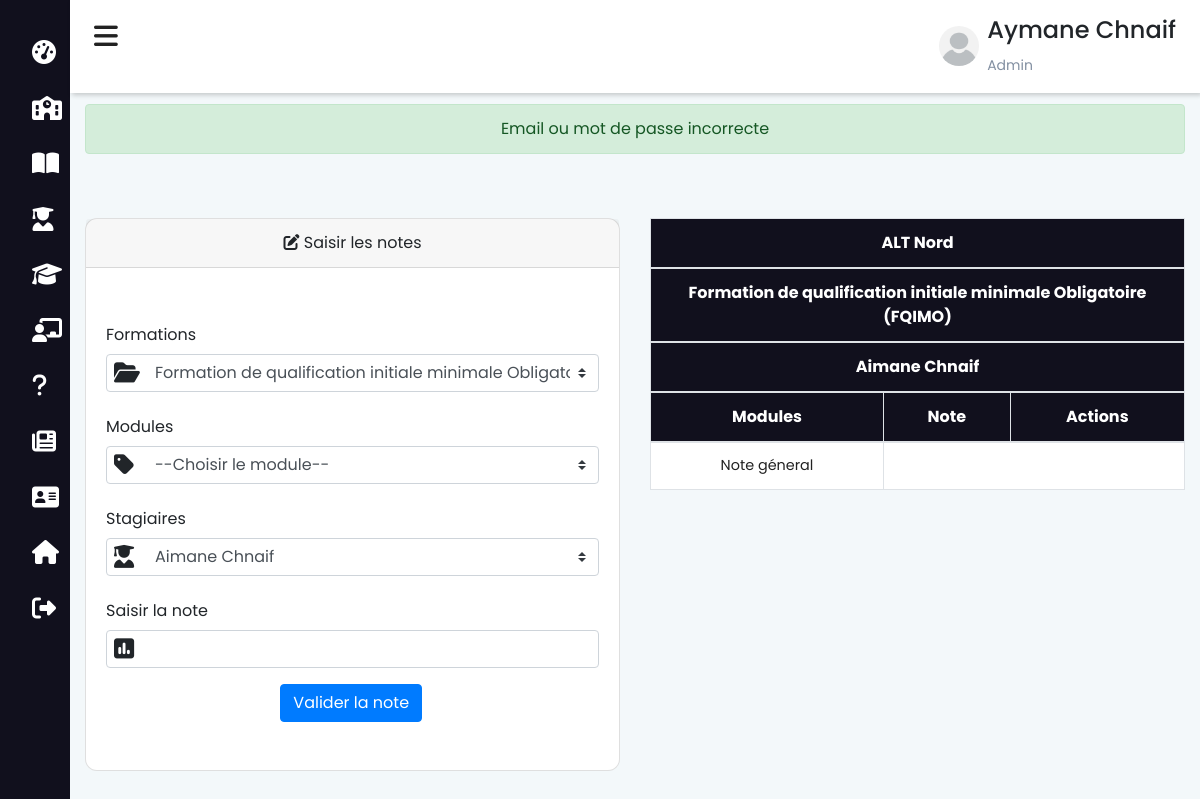
/admin/saisir-notes?id=138 (signed in), run on the app's committed database.
### tables this page shows
CREATE TABLE `formation` (
  `for_id` int(11) NOT NULL,
  `for_nom` varchar(200) NOT NULL,
  `for_nom_arab` varchar(200) NOT NULL,
  `for_pres` text NOT NULL,
  `for_pres_arab` text NOT NULL,
  `for_descr` text NOT NULL,
  `for_desc_arab` text NOT NULL
);

CREATE TABLE `etudiant` (
  `etud_id` int(11) NOT NULL,
  `etud_nom` varchar(200) NOT NULL,
  `etud_nom_arab` varchar(200) NOT NULL,
  `etud_prenom` varchar(200) NOT NULL,
  `etud_prenom_arabe` varchar(200) NOT NULL,
  `etud_email` varchar(200) NOT NULL,
  `etud_telephone` varchar(200) NOT NULL,
  `etud_motdepasse` varchar(200) NOT NULL,
  `etud_cin` varchar(200) NOT NULL,
  `etud_formation` int(11) NOT NULL,
  `etud_naissance` date NOT NULL,
  `etud_lieu_naissance` varchar(50) NOT NULL,
  `etud_adress` varchar(200) NOT NULL,
  `etud_permis` varchar(200) NOT NULL,
  `etud_cat_permis` varchar(200) NOT NULL,
  `etude_carte_pro` varchar(200) NOT NULL,
  `etud_permis_obt` date NOT NULL DEFAULT current_timestamp(),
  `etud_scan_cin` varchar(200) NOT NULL,
  `etud_scan_permis` varchar(200) NOT NULL,
  `etud_scan_visite` varchar(200) NOT NULL,
  `etud_promos` int(11) DEFAULT NULL,
  `etud_image` varchar(500) NOT NULL,
  `etud_inscription` date NOT NULL DEFAULT current_timestamp()
);

### functions/db.php (called while the page is built, shortened)
<?php
    class DBController{
        protected $host = "localhost";
        protected $user = "root";
        protected $password = "";
        protected $db = "ecole";
        public function __construct(){
            $this->conn = mysqli_connect($this->host, $this->user, $this->password, $this->db);
        }
    }
?>

### session.php (called while the page is built, shortened)
<?php
    require("functions/db.php");
    require("functions/etudiant.php");
    $db = new DBController();
    $data = new Etudiant($db);
?>

### functions/etudiant.php (called while the page is built, shortened)
<?php
    class Etudiant{
        public $db = null;
        public function __construct(DBController $db){
            $this->db = $db;
        }
        public function getEtudiantFormation(){
            $result = $this->db->conn->query("SELECT * FROM `formation` INNER JOIN `etudiant` ON for_id=etud_formation ORDER BY etud_prenom ASC");
            $resultArray = array();
            while ($item = mysqli_fetch_array($result, MYSQLI_ASSOC)){
                $resultArray[] = $item;
            }
            return $resultArray;
        }
    }
?>

### admin/saisir-notes.php (the view, shortened to what this page needs)
<?php include_once "../session.php"; ?>
<?php
$id = $_GET['id'];
$etudiants = $data->getEtudiantFormation();
foreach ($etudiants as $etudiant) {
    if ($etudiant['etud_id'] == $id) {
        $etud_id = $etudiant['etud_id'];
        $etud_nom = $etudiant['etud_nom'];
        $etud_prenom = $etudiant['etud_prenom'];
        $for_id = $etudiant['for_id'];
        $for_nom = $etudiant['for_nom'];
    }
}
?>
<!DOCTYPE html>
<html lang="fr">
<head>
    <?php
        include_once "../includes/header.php";
    ?>
</head>
<body>
    <?php include_once "navbar-admin.php"; ?>
    <div class="main-content">
        <header>
            <?php include 'admin.php' ?>
        </header>
        <div class="container mt-5 pt-5 pb-3">
            <?php
            if (isset($_SESSION['status'])) {
            ?>
                <div class='alert alert-success text-center mt-2' role='alert'><?php echo $_SESSION['status'] ?></div>
            <?php
            }
            ?>
            <div class="row">
                <div class="col-md-6 mt-5">
                    <div class="card card-position affichage">
                        <div class="card-header text-center link-font"><i class="fas fa-edit"></i> Saisir les notes</div>
                        <div class="card-body py-5">
                            <form action="" method="POST" enctype="multipart/form-data">
                                <div class="row mb-3">
                                    <label for="categorie" class="col-md-4 col-form-label text-md-end">Formations</label>
                                    <div class="col-md-12">
                                        <div class="d-flex">
                                            <i class="fas fa-folder-open position-awesome"></i>
                                            <select class="custom-select pl-5" name="nameformation">
                                                <option value="<?php echo $for_id ?>"><?php echo $for_nom ?></option>
                                            </select>
                                        </div>
                                    </div>
                                </div>
                                <div class="row mb-3">
                                    <label for="categorie" class="col-md-4 col-form-label text-md-end">Modules</label>
                                    <div class="col-md-12">
                                        <div class="d-flex">
                                            <i class="fas fa-tag position-awesome"></i>
                                            <select class="custom-select pl-5" name="matieres">
                                                <option selected value="">--Choisir le module--</option>
                                            </select>
                                        </div>
                                    </div>
                                </div>
                                <div class="row mb-3">
                                    <label for="categorie" class="col-md-4 col-form-label text-md-end">Stagiaires</label>
                                    <div class="col-md-12">
                                        <div class="d-flex">
                                            <i class="fas fa-user-graduate position-awesome"></i>
                                            <select class="custom-select pl-5" name="etudiants">
                                                <option value="<?php echo $etud_id ?>"><?php echo $etud_prenom . " " . $etud_nom ?></option>
                                            </select>
                                        </div>
                                    </div>
                                </div>
                                <div class="row mb-3">
                                    <label for="note" class="col-md-4 col-form-label text-md-end">Saisir la note</label>
                                    <div class="col-md-12">
                                        <div class="d-flex">
                                            <i class="fas fa-poll position-awesome"></i>
                                            <input id="note" type="number" class="form-control pl-5" min="0" max="20" name="note" value="" autocomplete="note" size="2" autofocus required>
                                        </div>
                                    </div>
                                </div>
                                <div class="row mb-0">
                                    <div class="col-md-8 offset-md-4">
                                        <button type="submit" name="submit" class="btn btn-primary">Valider la note</button>
                                    </div>
                                </div>
                            </form>
                        </div>
                    </div>
                </div>
                <div class="col-md-6">
                    <table class="table table-bordered mt-5 bg-white">
                        <thead class="text-center text-white" style="background-color: #11101d;">
                            <tr>
                                <th scope="col" colspan="5">ALT Nord</th>
                            </tr>
                            <tr>
                                <th scop="col" colspan="5"><?php echo $for_nom ?></th>
                            </tr>
                            <tr>
                                <th scop="col" colspan="5">
                                    <?php echo $etud_prenom . " " . $etud_nom ?>
                                </th>
                            </tr>
                            <tr>
                                <th scope="col">Modules</th>
                                <th scope="col">Note</th>
                                <th scope="col">Actions</th>
                            </tr>
                        </thead>
                        <tbody class="text-center">
                            <tr>
                                <td>Note géneral</td>
                            </tr>
                        </tbody>
                    </table>
                </div>
            </div>
        </div>
    </div>
</body>
</html>

### includes/style.php (style rules this page uses)
body { background-color: #F3F8FA; }
.position-awesome { position: absolute; font-size: 23px; margin-top: 7px; margin-left: 8px; z-index: 2; }
html { scroll-behavior: smooth; }
* { -webkit-box-sizing: border-box; -moz-box-sizing: border-box; box-sizing: border-box; position: relative; }
:root { --main-color: #11101d; --color-dark: #1D2231; --text-grey: #8390A2; }
* { font-family: 'Poppins', sans-serif; }
.main-content { transition: margin-left 300ms; margin-left: 255px; }
header { background: #fff; display: flex; justify-content: space-between; padding: 1rem 1.5rem; box-shadow: 2px 2px 5px rgba(0, 0, 0, 0.2); position: fixed; left: 254px; top: 0; z-index: 100; width: calc(100% - 254px); transition: left 300ms; }
.card { background: #fff; border-radius: 12px; }
table { border-collapse: collapse; }
thead tr { border-top: 1px solid #f0f0f0; border-bottom: 2px solid #f0f0f0; }
td { padding: .5rem 1rem; font-size: .9rem; color: #222; }
@media only screen and (max-width: 1200px) { .main-content { margin-left: 70px; } }
@media only screen and (max-width: 1200px) { .main-content header { width: calc(100% - 70px); left: 70px; } }

### admin/navbar-admin.php (style rules this page uses)
* { padding: 0; margin: 0; box-sizing: border-box; list-style: none; text-decoration: none; }

### data on the page
formation: nameformation "Formation de qualification initiale minimale Obligatoire (FQIMO)", for_nom "Formation de qualification initiale minimale Obligatoire (FQIMO)"
etudiant: etudiants "Aimane Chnaif", etud_prenom "Aimane", etud_nom "Chnaif"

### other printed values
$_SESSION['prenom'] "Aymane"
$_SESSION['nom'] "Chnaif"
$_SESSION['status'] "Email ou mot de passe incorrecte"
